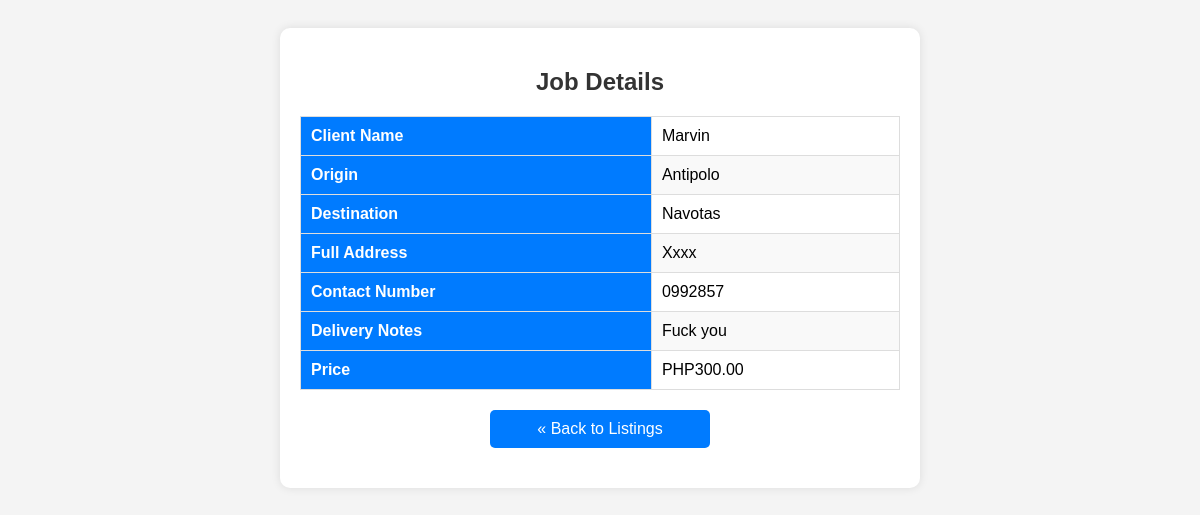
Screenshot of /details.php?id=26 with the database file from the repository.
### tables this page shows
CREATE TABLE `job_details` (
  `id` int(11) NOT NULL,
  `job_id` int(11) NOT NULL,
  `full_address` varchar(255) NOT NULL,
  `contact_number` varchar(20) DEFAULT NULL,
  `delivery_notes` text DEFAULT NULL
);

CREATE TABLE `job_postings` (
  `id` int(11) NOT NULL,
  `client_name` varchar(100) NOT NULL,
  `origin` varchar(100) NOT NULL,
  `destination` varchar(100) NOT NULL,
  `price` decimal(10,2) NOT NULL
);

### details.php (the view, shortened to what this page needs)
<?php
include 'config.php';
$jobId = $_GET['id'];
$sql = "SELECT jp.client_name, jp.origin, jp.destination, jp.price,
               jd.full_address, jd.contact_number, jd.delivery_notes
        FROM job_postings jp
        LEFT JOIN job_details jd ON jp.id = jd.job_id
        WHERE jp.id = :id";
$stmt = $conn->prepare($sql);
$stmt->bindParam(':id', $jobId, PDO::PARAM_INT);
$stmt->execute();
$job = $stmt->fetch(PDO::FETCH_ASSOC);
?>
<!DOCTYPE html>
<html lang="en">
<head>
    <link rel="stylesheet" href="css/styles.css">
</head>
<body>
    <div class="container">
        <h2>Job Details</h2>
        <table class="job-table">
            <tr>
                <th>Client Name</th>
                <td><?php echo htmlspecialchars($job['client_name']); ?></td>
            </tr>
            <tr>
                <th>Origin</th>
                <td><?php echo htmlspecialchars($job['origin']); ?></td>
            </tr>
            <tr>
                <th>Destination</th>
                <td><?php echo htmlspecialchars($job['destination']); ?></td>
            </tr>
            <tr>
                <th>Full Address</th>
                <td><?php echo htmlspecialchars($job['full_address']); ?></td>
            </tr>
            <tr>
                <th>Contact Number</th>
                <td><?php echo htmlspecialchars($job['contact_number']); ?></td>
            </tr>
            <tr>
                <th>Delivery Notes</th>
                <td><?php echo htmlspecialchars($job['delivery_notes']); ?></td>
            </tr>
            <tr>
                <th>Price</th>
                <td>PHP<?php echo htmlspecialchars($job['price']); ?></td>
            </tr>
        </table>
        <a href="index.php" class="back-button">« Back to Listings</a>
    </div>
</body>
</html>

### css/styles.css (style rules this page uses)
body { font-family: Arial, sans-serif; background-color: #f4f4f4; padding: 20px; }
.container { max-width: 600px; margin: auto; background: #fff; padding: 20px; border-radius: 10px; box-shadow: 0 0 10px rgba(0, 0, 0, 0.1); }
h2 { text-align: center; color: #333; }
.job-table { width: 100%; border-collapse: collapse; margin-top: 20px; }
.job-table th, .job-table td { border: 1px solid #ddd; padding: 10px; text-align: left; }
.job-table th { background: #007BFF; color: white; }
.job-table tr:nth-child(even) { background: #f9f9f9; }
.back-button { display: block; margin: 20px auto; text-align: center; padding: 10px; border-radius: 5px; background: #007BFF; color: white; text-decoration: none; width: 200px; }

### rows the page displays
job_details: job.client_name "Marvin", job.origin "Antipolo", job.destination "Navotas", full_address "Xxxx", contact_number "0992857", delivery_notes "Fuck you", job.price "300.00"
